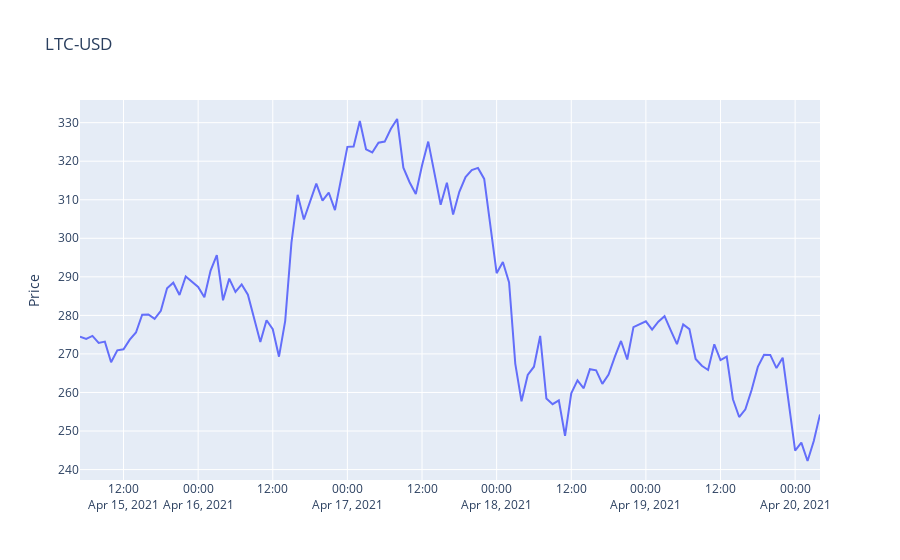

Notebook code for this chart:
### Markdown cell above
### Short intervals

### Code cell
ticker = 'LTC-USD'
ticker_obj = yf.Ticker(ticker)
ticker_hist = ticker_obj.history(start = '2021-04-15', end = '2021-04-20', interval = '1h')

closing_prices = ticker_hist['Close']

fig = go.Figure()
fig.add_trace(go.Scatter(x = ticker_hist.index, y = closing_prices, mode = 'lines', name = 'Close'))



fig.update_layout(title = ticker, yaxis_title = 'Price')


fig.show()
